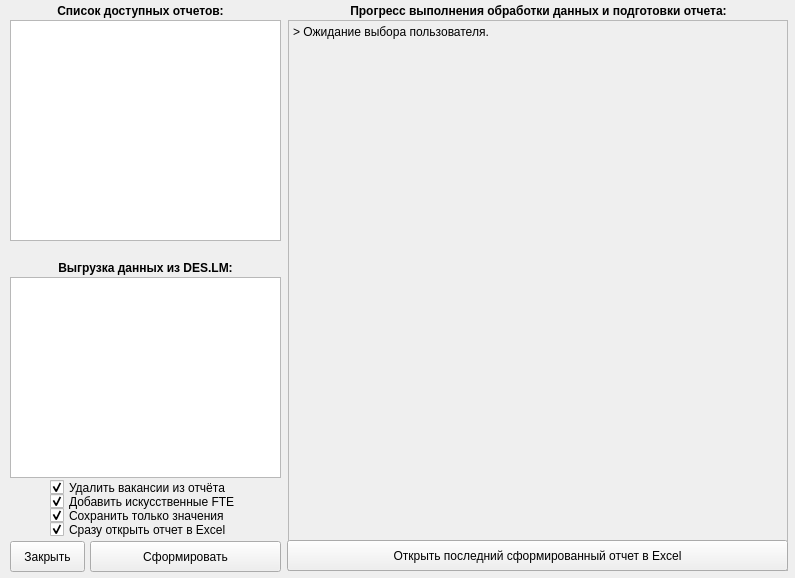
<?xml version="1.0" encoding="UTF-8"?>
<ui version="4.0">
 <class>MainWindow</class>
 <widget class="QMainWindow" name="MainWindow">
  <property name="windowModality">
   <enum>Qt::ApplicationModal</enum>
  </property>
  <property name="geometry">
   <rect>
    <x>0</x>
    <y>0</y>
    <width>795</width>
    <height>578</height>
   </rect>
  </property>
  <property name="acceptDrops">
   <bool>true</bool>
  </property>
  <property name="windowTitle">
   <string>DES.LM.Reporter</string>
  </property>
  <property name="statusTip">
   <string/>
  </property>
  <property name="whatsThis">
   <string/>
  </property>
  <property name="accessibleDescription">
   <string/>
  </property>
  <property name="autoFillBackground">
   <bool>false</bool>
  </property>
  <property name="toolButtonStyle">
   <enum>Qt::ToolButtonTextUnderIcon</enum>
  </property>
  <property name="animated">
   <bool>false</bool>
  </property>
  <property name="documentMode">
   <bool>false</bool>
  </property>
  <property name="tabShape">
   <enum>QTabWidget::Rounded</enum>
  </property>
  <widget class="QWidget" name="centralwidget">
   <widget class="QCheckBox" name="checkBoxDeleteVac">
    <property name="enabled">
     <bool>true</bool>
    </property>
    <property name="geometry">
     <rect>
      <x>50</x>
      <y>479</y>
      <width>221</width>
      <height>17</height>
     </rect>
    </property>
    <property name="sizePolicy">
     <sizepolicy hsizetype="Minimum" vsizetype="Fixed">
      <horstretch>0</horstretch>
      <verstretch>0</verstretch>
     </sizepolicy>
    </property>
    <property name="text">
     <string>Удалить вакансии из отчёта</string>
    </property>
    <property name="checked">
     <bool>true</bool>
    </property>
    <property name="autoRepeat">
     <bool>false</bool>
    </property>
   </widget>
   <widget class="QPushButton" name="pushButtonClose">
    <property name="geometry">
     <rect>
      <x>10</x>
      <y>541</y>
      <width>75</width>
      <height>31</height>
     </rect>
    </property>
    <property name="text">
     <string>Закрыть</string>
    </property>
   </widget>
   <widget class="QPushButton" name="pushButtonDoIt">
    <property name="geometry">
     <rect>
      <x>90</x>
      <y>541</y>
      <width>191</width>
      <height>31</height>
     </rect>
    </property>
    <property name="minimumSize">
     <size>
      <width>191</width>
      <height>23</height>
     </size>
    </property>
    <property name="text">
     <string>Сформировать</string>
    </property>
    <property name="autoDefault">
     <bool>false</bool>
    </property>
    <property name="flat">
     <bool>false</bool>
    </property>
   </widget>
   <widget class="QListView" name="listView">
    <property name="geometry">
     <rect>
      <x>10</x>
      <y>20</y>
      <width>271</width>
      <height>221</height>
     </rect>
    </property>
    <property name="styleSheet">
     <string notr="true"/>
    </property>
    <property name="editTriggers">
     <set>QAbstractItemView::NoEditTriggers</set>
    </property>
   </widget>
   <widget class="QLabel" name="label">
    <property name="geometry">
     <rect>
      <x>10</x>
      <y>3</y>
      <width>261</width>
      <height>16</height>
     </rect>
    </property>
    <property name="font">
     <font>
      <weight>75</weight>
      <bold>true</bold>
     </font>
    </property>
    <property name="text">
     <string>Список доступных отчетов:</string>
    </property>
    <property name="textFormat">
     <enum>Qt::AutoText</enum>
    </property>
    <property name="scaledContents">
     <bool>false</bool>
    </property>
    <property name="alignment">
     <set>Qt::AlignCenter</set>
    </property>
    <property name="wordWrap">
     <bool>false</bool>
    </property>
    <property name="margin">
     <number>2</number>
    </property>
   </widget>
   <widget class="QListView" name="listViewRawData">
    <property name="geometry">
     <rect>
      <x>10</x>
      <y>277</y>
      <width>271</width>
      <height>201</height>
     </rect>
    </property>
    <property name="editTriggers">
     <set>QAbstractItemView::NoEditTriggers</set>
    </property>
   </widget>
   <widget class="QLabel" name="label_2">
    <property name="geometry">
     <rect>
      <x>10</x>
      <y>260</y>
      <width>271</width>
      <height>16</height>
     </rect>
    </property>
    <property name="font">
     <font>
      <weight>75</weight>
      <bold>true</bold>
     </font>
    </property>
    <property name="text">
     <string>Выгрузка данных из DES.LM:</string>
    </property>
    <property name="textFormat">
     <enum>Qt::AutoText</enum>
    </property>
    <property name="scaledContents">
     <bool>false</bool>
    </property>
    <property name="alignment">
     <set>Qt::AlignCenter</set>
    </property>
    <property name="wordWrap">
     <bool>false</bool>
    </property>
    <property name="margin">
     <number>2</number>
    </property>
   </widget>
   <widget class="QPlainTextEdit" name="plainTextEdit">
    <property name="enabled">
     <bool>false</bool>
    </property>
    <property name="geometry">
     <rect>
      <x>288</x>
      <y>20</y>
      <width>500</width>
      <height>551</height>
     </rect>
    </property>
    <property name="styleSheet">
     <string notr="true">color: rgb(0, 0, 0);</string>
    </property>
    <property name="plainText">
     <string>&gt; Ожидание выбора пользователя.</string>
    </property>
   </widget>
   <widget class="QLabel" name="label_3">
    <property name="geometry">
     <rect>
      <x>298</x>
      <y>3</y>
      <width>481</width>
      <height>16</height>
     </rect>
    </property>
    <property name="font">
     <font>
      <weight>75</weight>
      <bold>true</bold>
     </font>
    </property>
    <property name="text">
     <string>Прогресс выполнения обработки данных и подготовки отчета:</string>
    </property>
    <property name="textFormat">
     <enum>Qt::AutoText</enum>
    </property>
    <property name="scaledContents">
     <bool>false</bool>
    </property>
    <property name="alignment">
     <set>Qt::AlignCenter</set>
    </property>
    <property name="wordWrap">
     <bool>false</bool>
    </property>
    <property name="margin">
     <number>2</number>
    </property>
   </widget>
   <widget class="QCheckBox" name="checkBoxOpenExcel">
    <property name="enabled">
     <bool>true</bool>
    </property>
    <property name="geometry">
     <rect>
      <x>50</x>
      <y>521</y>
      <width>221</width>
      <height>17</height>
     </rect>
    </property>
    <property name="sizePolicy">
     <sizepolicy hsizetype="Minimum" vsizetype="Fixed">
      <horstretch>0</horstretch>
      <verstretch>0</verstretch>
     </sizepolicy>
    </property>
    <property name="text">
     <string>Сразу открыть отчет в Excel</string>
    </property>
    <property name="checked">
     <bool>true</bool>
    </property>
    <property name="autoRepeat">
     <bool>false</bool>
    </property>
   </widget>
   <widget class="QPushButton" name="pushButtonOpenLastReport">
    <property name="geometry">
     <rect>
      <x>287</x>
      <y>540</y>
      <width>501</width>
      <height>31</height>
     </rect>
    </property>
    <property name="minimumSize">
     <size>
      <width>191</width>
      <height>23</height>
     </size>
    </property>
    <property name="text">
     <string>Открыть последний сформированный отчет в Excel</string>
    </property>
    <property name="checkable">
     <bool>false</bool>
    </property>
    <property name="autoDefault">
     <bool>false</bool>
    </property>
    <property name="flat">
     <bool>false</bool>
    </property>
   </widget>
   <widget class="QCheckBox" name="checkBoxSaveWithOutFotmulas">
    <property name="enabled">
     <bool>true</bool>
    </property>
    <property name="geometry">
     <rect>
      <x>50</x>
      <y>507</y>
      <width>221</width>
      <height>17</height>
     </rect>
    </property>
    <property name="sizePolicy">
     <sizepolicy hsizetype="Minimum" vsizetype="Fixed">
      <horstretch>0</horstretch>
      <verstretch>0</verstretch>
     </sizepolicy>
    </property>
    <property name="text">
     <string>Сохранить только значения</string>
    </property>
    <property name="checked">
     <bool>true</bool>
    </property>
    <property name="autoRepeat">
     <bool>false</bool>
    </property>
   </widget>
   <widget class="QCheckBox" name="checkBoxAddVFTE">
    <property name="enabled">
     <bool>true</bool>
    </property>
    <property name="geometry">
     <rect>
      <x>50</x>
      <y>493</y>
      <width>221</width>
      <height>17</height>
     </rect>
    </property>
    <property name="sizePolicy">
     <sizepolicy hsizetype="Minimum" vsizetype="Fixed">
      <horstretch>0</horstretch>
      <verstretch>0</verstretch>
     </sizepolicy>
    </property>
    <property name="text">
     <string>Добавить искусственные FTE</string>
    </property>
    <property name="checked">
     <bool>true</bool>
    </property>
    <property name="autoRepeat">
     <bool>false</bool>
    </property>
   </widget>
  </widget>
 </widget>
 <resources/>
 <connections/>
</ui>
